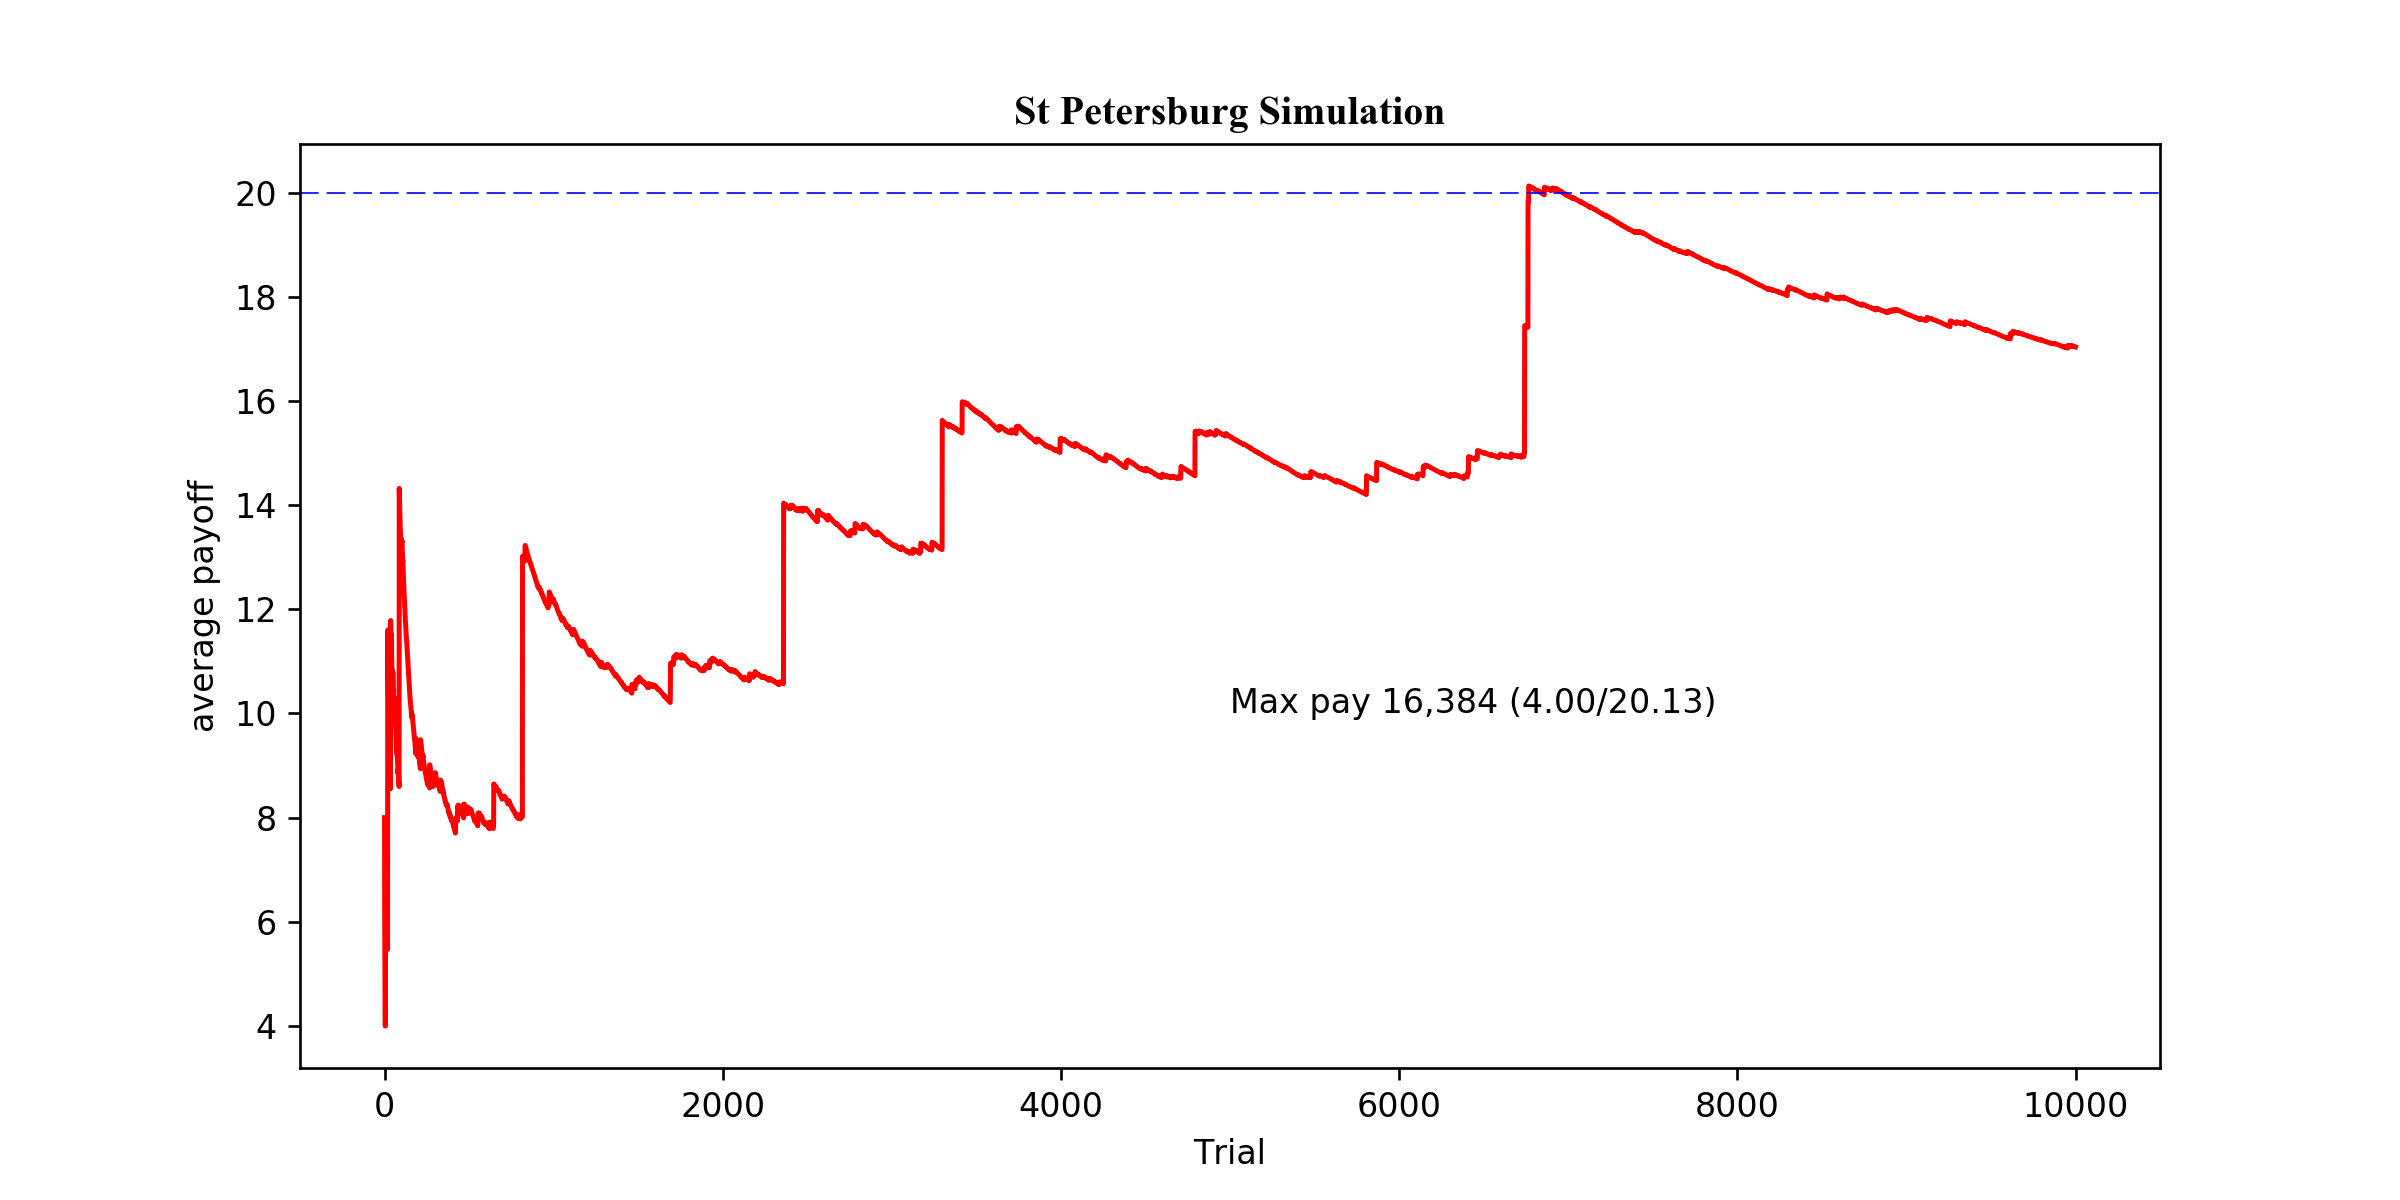

Recreate this plot in Python.
#!/usr/bin/env python3
"""
In 1738 Daniel Bernoulli (1700– 1782), one of the many mathematicians of the famous Bernoulli family, presented before the 
Imperial Academy of Sciences in St. Petersburg a classic paper on probability, in which he discussed the following problem. 

In a certain casino game, a fair coin is tossed successively until the moment that heads appears for the first time. 
The casino payoff is two dollars if heads turns up in the first toss, four dollars if heads turns up for the first time in the second toss, etc. 
In general, the payoff is 2n dollars if heads turns up for the first time in the nth toss. 
Thus, with each additional toss the payoff of the casino is doubled. 

What amount must the casino require the player to stake such that, over the long term, the game will not be a losing endeavor for the casino? 
To answer this question, we need to calculate the expected value of the casino payoff for a single repetition of the game. 
The probability of getting heads in the first toss is , the probability of getting tails in the first toss and heads in 
the second toss is × , etc., and the probability of getting tails in the first n – 1 tosses and heads in the nth toss is 

    1/2 $2 + 1/4 $4 + 1/8 $8 + ... + 1/n $(2**n) + ...

The expected value of the casino payoff for a single repetition of the game is thus equal to In this infinite series, 
a figure equal to $ 1 is added to the sum each time. In this way, the sum exceeds every conceivable large value and 
mathematicians would say that the sum of the infinite series is infinitely large. 
The expected value of the casino payoff for a single repetition of the game is thus an infinitely large dollar amount.

The problem does become more realistic when the following modification is made to the game. 
The casino can only pay out up to a limited amount. To simplify the matter, let’s assume that the maximum payoff is a given multiple of 2. 
Let the maximum casino payoff per game be equal to 2M dollars for some given integer M (e.g., M = 15 would correspond with a maximum payoff of $ 32,768). 
In every repetition of the game a fair coin is tossed until either heads appears for the first time or M tosses are executed without heads appearing. 
The casino pays the player 2k dollars when heads appears for the first time in the kth toss and pays nothing if tails is tossed M times in a row. 
What must the player’s minimum stake be such that the game will not be a loss for the casino over the long term? 
The same reasoning we used before says that the expected value of the casino payoff for a single execution of the game is equal to

    1/2 $2 + 1/4 $4 + 1/8 $8 + ... + 1/M $(2**M) = $M

Tijms, Henk (2012-06-14). Understanding Probability (p. 42). 
Cambridge University Press
"""

import argparse
import numpy as np
import matplotlib.pyplot as plt


def simulate(M, verbose):
    """(int, bool): int
    """

    dice_throw  = np.random.randint(0,2,M)
    dice_string = ''.join(str(x) for x in dice_throw)       # represents 1 as Tail and 0 as Heads. 
    total_tails = np.count_nonzero(dice_throw)
    if (total_tails >= M):
        # not a single 0 or heads, maximum payoff applies
        k = M - 1
    else:
        k = np.argmin(dice_throw)                           # this is the first appearance of Heads
    pay = 2 ** (k + 1)                                      # amount to pay
    if verbose:
        print('M={} {} First_Head={} pay ${}'.format(M, dice_string, (k+1), pay))
    
    return pay


def main():
    # Get command-line arguments
    parser = argparse.ArgumentParser(
        description='simulate the Bernoulli St Petersburg Problem')
    parser.add_argument('--M', default=20, type=int, metavar='int',
                        help='maximum payoff as in 2**M')
    parser.add_argument('--trials', default=10000, type=int, metavar='int',
                        help='number of trials to perform')
    parser.add_argument('--verbose', default=False, action='store_true',
                        help='display the results of each trial')
    args = parser.parse_args()

    print('Simulating St Petersburg for Maximum Payoff {} (${:,}) {:,} trials...'.format(args.M, 2 ** args.M, args.trials))

    # Carry out the trials
    total_paid   = 0
    results      = np.empty(0)
    max_pay      = 0
    for i in range(args.trials):
        # First, do a trial where the contestant never switches.
        won          = simulate(args.M, verbose=args.verbose)
        max_pay      = max(won,max_pay)
        total_paid  += won
        results      = np.append(results,total_paid/(i+1))

    print('M {} trials {}  Max Paid={} min/max {:.2f}/{:.2f} final value {:.4f} '.format(args.M, args.trials, max_pay, np.amin(results), np.amax(results), results[-1] ))
    x = np.arange(0,args.trials) # Generate x-axis values
    plt.figure(figsize=(10, 5), dpi=240)
    plt.plot(x,results,'r')
    fig = plt.gcf()
    ax  = plt.gca()
    plt.title('St Petersburg Simulation', fontname='Times New Roman',fontweight='bold')
    plt.xlabel('Trial')
    plt.ylabel('average payoff')
    plt.axhline(y=args.M, xmin=0, xmax=args.trials, hold=None, c='blue',linewidth=0.5, ls='dashed')
    plt.text(args.trials/2, args.M/2, 'Max pay {:,} ({:.2f}/{:.2f})'.format(max_pay,np.amin(results), np.amax(results)))
    plt.show()
    
    #fig.set_size_inches(10,5)
    fig.savefig('tijms.ch00.StPetersburg.png')

if __name__ == '__main__':
    main()